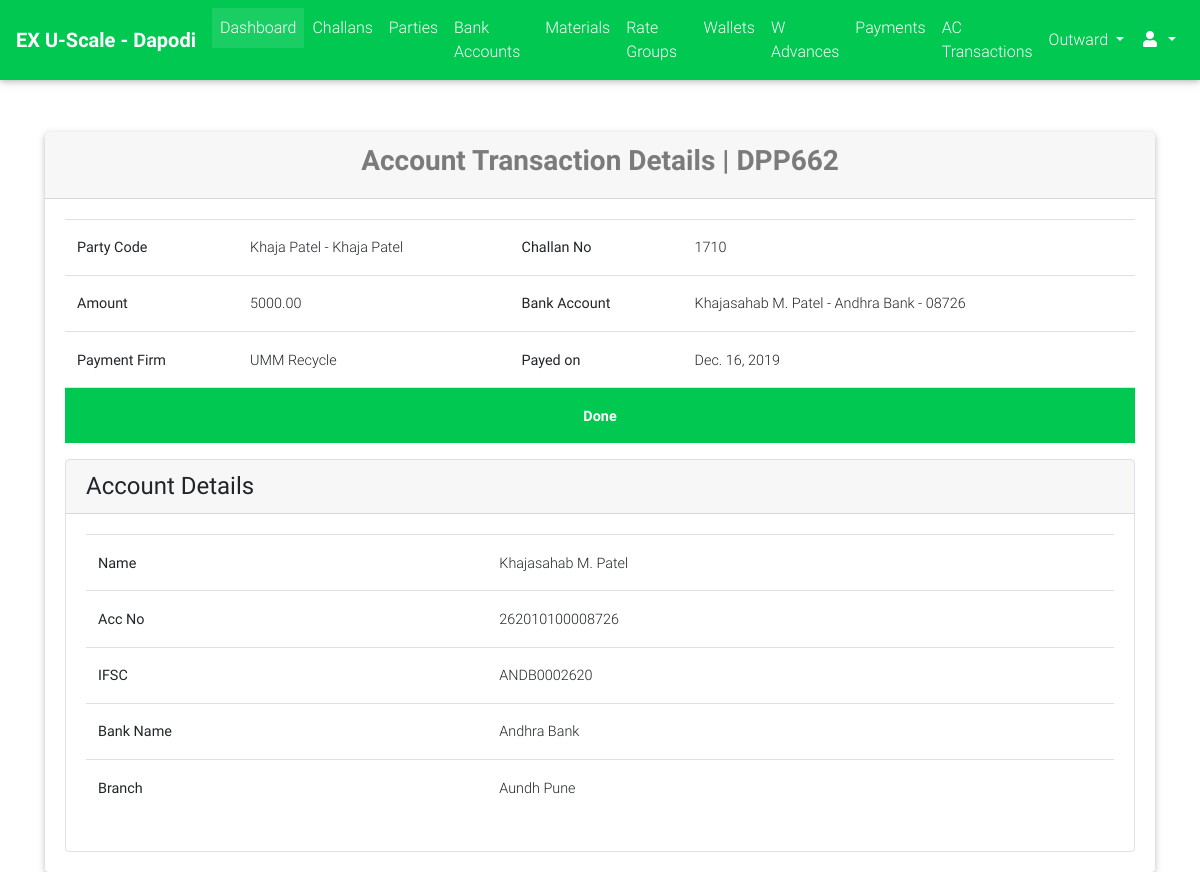
Screenshot of /cms_admin/payments/account_transactions/detail/236 (signed in) with the database file from the repository.
### payments/models.py (models this page shows, shortened)
class AccountTransaction(models.Model):
    STATUS_CHOICES = (("PN", "Pending"), ("DN", "Done"))
    payment_code = models.CharField(max_length=32, blank=True, null=True)
    payment = models.ForeignKey("Payment", on_delete=models.CASCADE)
    actr_no = models.CharField(verbose_name="Payment No", max_length=7, default=settings.ACTR_NO_PREFIX)
    serial_no = models.CharField(verbose_name="PY Serial No", max_length=7, blank=tuple, null=True)
    bank_account = models.ForeignKey("bank_accounts.BankAccount", on_delete=models.CASCADE, blank=True, null=True)
    payment_party = models.ForeignKey("payment_parties.PaymentParty", on_delete=models.SET_NULL, blank=True, null=True)
    amount = models.DecimalField(max_digits=9, decimal_places=2)
    created_on = models.DateField()
    payed_on = models.DateField(blank=True, null=True)
    extra_info = models.TextField(blank=True)
    photo = models.ImageField(upload_to="payments/account_transactions/photos/", blank=True, null=True)
    status = models.CharField(max_length=2, choices=STATUS_CHOICES, default="PN")

class Payment(models.Model):
    PAYMENT_MODE_CHOICES = (("DP", "Direct Payment"), ("AL", "Account Less"))
    PAYMENT_STATUS_CHOICES = (("PN", "Pending"), ("DN", "Done"))
    challan = models.OneToOneField("challans.Challan", on_delete=models.CASCADE)
    payment_mode = models.CharField(max_length=2, choices=PAYMENT_MODE_CHOICES, blank=True, null=True)
    status = models.CharField(max_length=2, choices=PAYMENT_STATUS_CHOICES, default="PN")
    payed_amount = models.DecimalField(max_digits=9, decimal_places=2, default=0.00)
    amount = models.DecimalField(max_digits=9, decimal_places=2, null=True, blank=True)
    image = models.ImageField(upload_to="payments/", blank=True, null=True)
    extra_info = models.TextField(blank=True)

### challans/models.py (models this page shows, shortened)
class Challan(models.Model):
    STATUS_CHOICES = (("PN", "Pending"), ("DN", "Done"))
    created_by = models.ForeignKey(User, on_delete=models.PROTECT)
    party = models.ForeignKey("parties.Party", on_delete=models.CASCADE)
    challan_no = models.PositiveIntegerField(unique=True
                                             )
    vehicle_details = models.CharField(max_length=128, blank=True, null=True)
    weights_amount = models.DecimalField(max_digits=9, decimal_places=2, default=decimal.Decimal(0.00))
    extra_charges = models.DecimalField(verbose_name="Kata Charges", max_digits=9, decimal_places=2,
                                        default=decimal.Decimal(0.00), validators=[MinValueValidator(limit_value=0), MaxValueValidator(limit_value=100)])
    round_amount = models.DecimalField(max_digits=4, decimal_places=2, default=decimal.Decimal(0.00), validators=[MinValueValidator(limit_value=-10), MaxValueValidator(limit_value=10)])
    total_amount = models.DecimalField(max_digits=9, decimal_places=2, default=decimal.Decimal(0.00), validators=[MinValueValidator(limit_value=0)])
    image = models.ImageField(upload_to="payments/", blank=True, null=True)
    extra_info = models.TextField(blank=True)
    created_on = models.DateField(verbose_name="Challan Date")
    updated_on = models.DateTimeField(auto_now=True)
    is_entries_done = models.BooleanField(default=False)
    is_reports_done = models.BooleanField(default=False)
    is_rates_assigned = models.BooleanField(default=False)
    is_payed = models.BooleanField(default=False)
    status = models.CharField(max_length=2, choices=STATUS_CHOICES, default="PN")
    @property
    def get_absolute_url(self):
        return reverse_lazy("challans:detail", kwargs={"challan_no": self.challan_no})

### parties/models.py (models this page shows, shortened)
class Party(models.Model):
    RATE_TYPE_CHOICES = (("GR", "Group Rate"), ("IR", "Individual Rate"))
    rate_type = models.CharField(max_length=2, choices=RATE_TYPE_CHOICES)
    rate_group = models.ForeignKey("rates.RateGroup", on_delete=models.PROTECT, blank=True, null=True)
    name = models.CharField(max_length=128)
    party_code = models.CharField(max_length=32, blank=True)
    address = models.TextField(blank=True)
    phone = models.CharField(max_length=13)
    whatsapp = models.CharField(max_length=13, blank=True)
    email = models.EmailField(blank=True, null=True)
    extra_info = models.TextField(blank=True)
    is_wallet_party = models.BooleanField(default=False)
    is_active = models.BooleanField(default=True)
    class Meta:
        verbose_name = "Party"
        verbose_name_plural = "Parties"
    @property
    def get_display_text(self):
        return self.name

### bank_accounts/models.py (models this page shows, shortened)
class BankAccount(models.Model):
    party = models.ForeignKey("parties.Party", on_delete=models.CASCADE)
    account_code = models.CharField(max_length=7, unique=True)
    amount_limit = models.DecimalField(max_digits=9, decimal_places=2, default=Decimal(1000000), editable=False)
    account_holder = models.CharField(max_length=128)
    acc_no = models.CharField(max_length=32)
    ifsc_code = models.CharField(max_length=11, validators=[MinLengthValidator(limit_value=11)])
    bank_name = models.CharField(max_length=64)
    branch_name = models.CharField(max_length=64, blank=True)
    is_active = models.BooleanField(default=True)
    @property
    def get_display_text(self):
        return "{} - {} - {}".format(self.account_holder, self.bank_name, self.acc_no[-5:])

### payment_parties/models.py (models this page shows)
class PaymentParty(models.Model):
    name = models.CharField(max_length=128)
    is_self_firm = models.BooleanField(default=False)
    account_details = models.TextField(blank=True)
    def __str__(self):
        return self.name

### cms_admin/views.py (the view)
# urls.py: url(r'^payments/account_transactions/detail/(?P<id>[0-9]+)$', views.AccountTransactionDetailView.as_view(),
class AccountTransactionDetailView(ExecutiveRequiredMixin, DetailView):
    model = AccountTransaction
    context_object_name = "account_transaction"
    template_name = "cms_admin/payments/account_transactions/detail.html"
    slug_field = "id"
    slug_url_kwarg = "id"

### cms_admin/views.py (called while the page is built)
    def test_func(self):
        return self.request.user.is_superuser or self.request.user.is_staff

### portal/templatetags/constant_tags.py (called while the page is built)
@register.simple_tag
def get_branch_name():
    return settings.BRANCH_NAME

### cms_admin/templates/cms_admin/payments/account_transactions/detail.html (shortened to what this page needs)
{% extends "cms_admin/base.html" %}
{% load crispy_forms_tags %}
{% block content %}
    <br><br>
    <div class="container">
        <div class="card">
            <div class="card-header">
                <h3 class="text-black-50 font-weight-bold text-center">Account Transaction Details | {{ account_transaction.actr_no }}</h3>
            </div>
            <div class="card-body">
                <table class="table">
                    <tbody>
                        <tr>
                            <th>Party Code</th>
                            <td>{{ account_transaction.payment.challan.party.name }} - {{ account_transaction.payment.challan.party.get_display_text }}</td>
                            <th>Challan No</th>
                            <td>
                                <a href="{{ account_transaction.payment.challan.get_absolute_url }}">{{ account_transaction.payment.challan.challan_no }}</a>
                            </td>
                        </tr>
                        <tr>
                            <th>Amount</th>
                            <td>{{ account_transaction.amount }}</td>
                            <th>Bank Account</th>
                            <td>{{ account_transaction.bank_account.get_display_text }}</td>
                        </tr>
                        <tr>
                            <th>Payment Firm</th>
                            <td>{{ account_transaction.payment_party }}</td>
                            <th>Payed on</th>
                            <td>{{ account_transaction.payed_on }}</td>
                        </tr>
                        <tr>
                            {% if account_transaction.status == "DN" %}
                                <td class="bg-success text-center font-weight-bold text-white" colspan="4">Done</td>
                            {% else %}
                                <td class="bg-danger text-center font-weight-bold text-white" colspan="4">Pending</td>
                            {% endif %}
                        </tr>
                    </tbody>
                </table>
                <div class="card border" style="box-shadow: none">
                    <div class="card-header">
                        <h4 class="m-auto">Account Details</h4>
                    </div>
                    <div class="card-body">
                        <table class="table">
                            <tbody>
                                {% with account_transaction.bank_account as bank_account %}
                                    <tr>
                                        <th>Name</th>
                                        <td>{{ bank_account.account_holder }}</td>
                                    </tr>
                                    <tr>
                                        <th>Acc No</th>
                                        <td>{{ bank_account.acc_no }}</td>
                                    </tr>
                                    <tr>
                                        <th>IFSC</th>
                                        <td>{{ bank_account.ifsc_code }}</td>
                                    </tr>
                                    <tr>
                                        <th>Bank Name</th>
                                        <td>{{ bank_account.bank_name }}</td>
                                    </tr>
                                    <tr>
                                        <th>Branch</th>
                                        <td>{{ bank_account.branch_name }}</td>
                                    </tr>
                                {% endwith %}
                            </tbody>
                        </table>
                    </div>
                </div>
            </div>
        </div>
    </div>
{% endblock %}

### rows the page displays
AccountTransaction: actr_no "DPP662", payment.challan.party.name "Khaja Patel", payment.challan.party.get_display_text "Khaja Patel", payment.challan.challan_no "1710", amount "5000.00", bank_account.get_display_text "Khajasahab M. Patel - Andhra Bank - 08726", payment_party "UMM Recycle", payed_on "Dec. 16, 2019"
BankAccount: account_holder "Khajasahab M. Patel", acc_no "262010100008726", ifsc_code "ANDB0002620", bank_name "Andhra Bank", branch_name "Aundh Pune"
